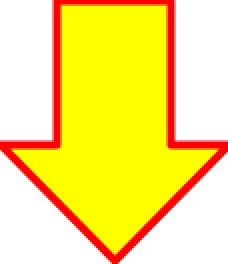
#> input picture 10.rpa/50.data/dwg_classifier/cursor_arrow.png, 114 x 132 px (shown 2 times larger)
$ python regen_arrows_once.py
#> lines starting #> are read from the running program, lines starting #| are printed output that depends on the picture
from pathlib import Path
from PIL import Image

def main():
    root = Path(__file__).resolve().parent
    src = root / "cursor_arrow.png"
    if not src.exists():
        raise SystemExit("cursor_arrow.png not found in current folder")
    img = Image.open(src).convert("RGBA")
#> img is the input picture: PIL image 114x132 RGBA; mean R, G, B, A 141.6, 111.9, 0, 138.1
    resample = getattr(Image, "Resampling", Image).LANCZOS
    variants = [
        ("big_arrow.png", 1.0),
        ("mid_arrow.png", 0.5),
        ("small_arrow.png", 0.25),
    ]
    for name, scale in variants:
        new_size = (max(1, int(img.width * scale)), max(1, int(img.height * scale)))
        out = root / name
        img.resize(new_size, resample=resample).save(out)
        print(f"saved {name} size={new_size}")
#> this loop made 3 passes
#> pass 2, in main, `img.resize(new_size, resample=resample).save(out)`:
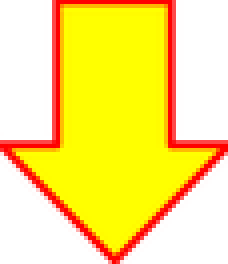
#> saved as mid_arrow.png: PIL image 57x66 RGBA (shown 4 times larger); mean R, G, B, A 152.4, 111.6, 0, 137.9; transparent parts drawn white

if __name__ == "__main__":
    main()
